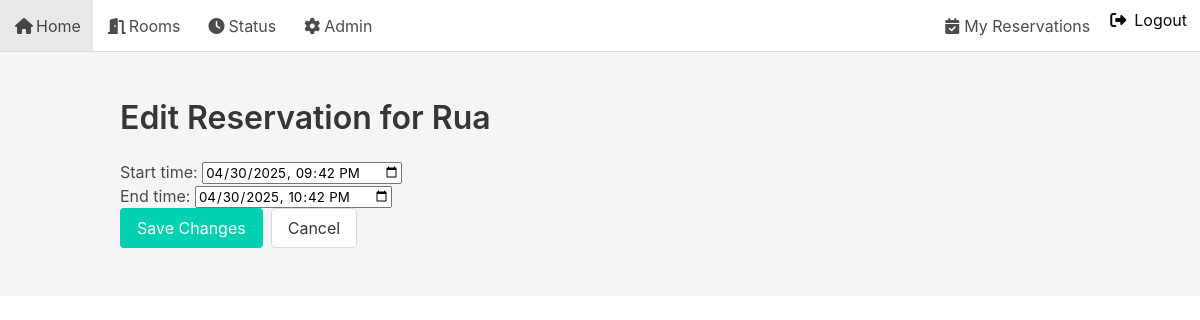
Page /edit/13/ (signed in) on the committed database.
### reservations/models.py (models this page shows, shortened)
class Reservation(models.Model):
    user       = models.ForeignKey(User, on_delete=models.CASCADE)
    room       = models.ForeignKey(Room, on_delete=models.CASCADE)
    start_time = models.DateTimeField()
    end_time   = models.DateTimeField()
    created_at = models.DateTimeField(auto_now_add=True)
    class Meta:
        ordering = ['start_time']
        unique_together = ('room', 'start_time', 'end_time')

class Room(models.Model):
    name        = models.CharField(max_length=100)
    location    = models.CharField(max_length=100)
    capacity    = models.PositiveIntegerField()
    description = models.TextField(blank=True)

### reservations/views.py (the view)
# urls.py: path('edit/<int:pk>/',   views.reservation_edit,  name='reservation_edit'),
@login_required
def reservation_edit(request, pk):
    res = get_object_or_404(Reservation, pk=pk, user=request.user)
    if request.method == 'POST':
        form = ReservationForm(request.POST, instance=res)
        if form.is_valid():
            updated = form.save(commit=False)
            try:
                updated.clean()
                updated.save()
                messages.success(request, 'Reservation updated.')
                return redirect('my_reservations')
            except Exception as e:
                messages.error(request, e)
        else:
            for field, errs in form.errors.items():
                for err in errs:
                    messages.error(request, f"{field}: {err}")
    else:
        form = ReservationForm(instance=res)
    return render(request, 'reservations/reservation_edit.html', {
        'reservation': res,
        'form':        form,
    })

### reservations/forms.py (shortened to what this page needs)
class ReservationForm(forms.ModelForm):
    class Meta:
        model  = Reservation
        fields = ['start_time', 'end_time']
        widgets = {
            'start_time': forms.DateTimeInput(attrs={'type':'datetime-local'}),
            'end_time':   forms.DateTimeInput(attrs={'type':'datetime-local'}),
        }

### templates/reservations/reservation_edit.html (shortened to what this page needs)
{% extends 'base.html' %}
{% block content %}
  <h1 class="title">Edit Reservation for {{ reservation.room.name }}</h1>
  <form method="post">
    {{ form.as_p }}
    <div class="buttons">
      <button class="button is-primary" type="submit">Save Changes</button>
      <a class="button" href="{% url 'my_reservations' %}">Cancel</a>
    </div>
  </form>
{% endblock %}

### staticfiles/css/custom.css (style rules this page uses)
body { background-color: #f5f5f5; }

### rows in the picture
Reservation: room.name "Rua", start_time "04/30/2025 21:42", end_time "04/30/2025 22:42"
